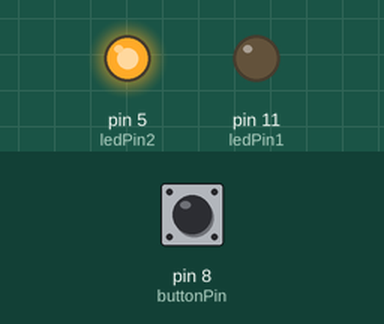
The sketch below on a simulated Arduino Uno, built with avr-gcc and run on an emulated ATmega328P. On the bench: output pins drawn as LEDs (lit = HIGH). The test bench sets the inputs (shaded band); at power-on: pin 8 (buttonPin) LOW.

Above: at 1.2 s.
1.3 s: pin 8 (buttonPin) pulled HIGH for 0.15 s
At 2.5 s:
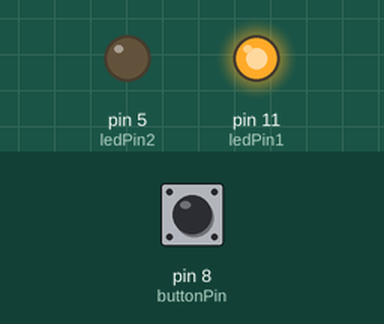
2.9 s: pin 8 (buttonPin) pulled HIGH for 1 s
At 5.0 s:
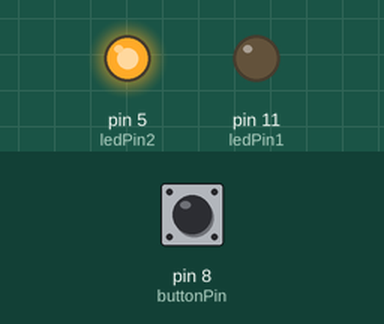
5.4 s: pin 8 (buttonPin) pulled HIGH for 3.2 s
At 9.8 s:
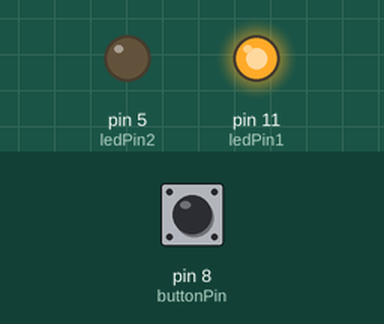
Timing chart, 0 to 11.3 s (numbered marks = the images above; inputs shaded):
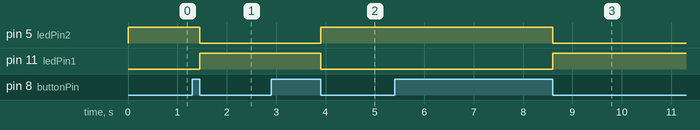

The sketch:

Sketch_Opdracht3.ino
```cpp
// Auteur: AlexChulo
// Bronnen:
// - https://brightspace.avans.nl/
// - 3# How to Code Buttons (Complete Guide) - MIDI Programming for the Arduino (youtube.com)

// Definitie van pinnen voor de button en de LEDs
const int buttonPin = 8;  // Pin toewijzing voor de drukknop
const int ledPin1 = 11;   // Pin toewijzing voor LED 1
const int ledPin2 = 5;    // Pin toewijzing voor LED 2

// Variabelen om de status van de drukknop en een teller bij te houden
int buttonStatus = 0;     // Status van de drukknop, standaard 0 (niet ingedrukt)
int counter = 0;          // Teller om het aantal drukknop indrukken bij te houden

void setup() {
  pinMode(buttonPin, INPUT);  // Stel de button pin in als input
  pinMode(ledPin1, OUTPUT);   // Stel de pin voor LED 1 in als output
  pinMode(ledPin2, OUTPUT);   // Stel de pin voor LED 2 in als output
}

void loop() {
  leesButtonStatus();
  wisselLEDs();
}

void leesButtonStatus() {
  buttonStatus = digitalRead(buttonPin);

  // Controleer of de drukknop is ingedrukt
  if (buttonStatus == HIGH) { // HIGH betekent dat de knop is ingedrukt
    counter++;  // Verhoog de teller
    delay(50);  // Korte pauze om debounce van de drukknop te voorkomen
    // Wacht totdat de drukknop wordt losgelaten
    while (digitalRead(buttonPin) == HIGH) {
        delay(10);  // Korte pauze om de lus te vertragen
    }
  }
}

void wisselLEDs() {
  if (counter % 2 == 0) {
    digitalWrite(ledPin1, LOW);  // Zet LED 1 uit
    digitalWrite(ledPin2, HIGH); // Zet LED 2 aan
  } else {
    digitalWrite(ledPin1, HIGH); // Zet LED 1 aan
    digitalWrite(ledPin2, LOW);  // Zet LED 2 uit
  }
}
```

Measured:
- after the input at 1.3 s, pin 5 (ledPin2): HIGH → LOW after 0.15 s; pin 11 (ledPin1): LOW → HIGH after 0.15 s
- after the input at 2.9 s, pin 5 (ledPin2): LOW → HIGH after 1.0 s; pin 11 (ledPin1): HIGH → LOW after 1.0 s
- after the input at 5.4 s, pin 5 (ledPin2): HIGH → LOW after 3.2 s; pin 11 (ledPin1): LOW → HIGH after 3.2 s
